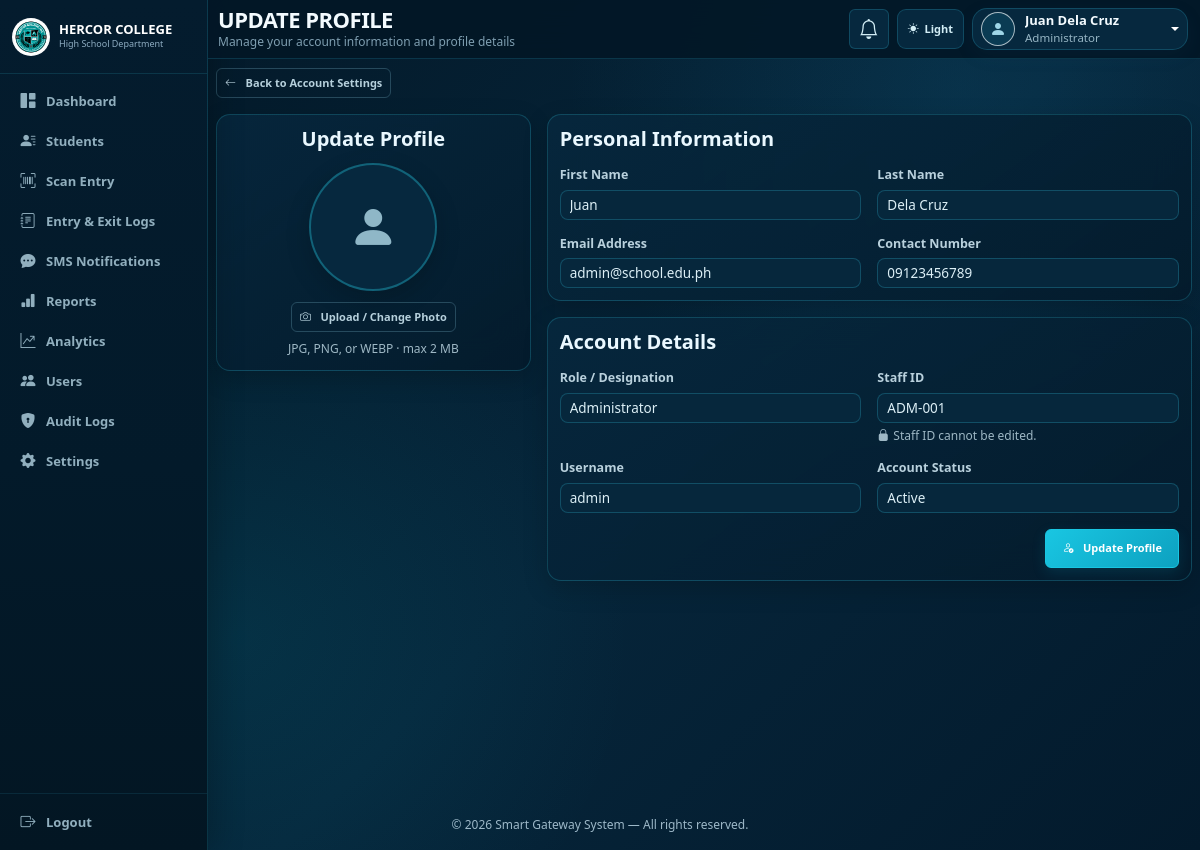
Screenshot of /admin/profile.php (signed in) with the database file from the repository.
### tables this page shows
CREATE TABLE users (
    id INT AUTO_INCREMENT PRIMARY KEY,
    username VARCHAR(50) NOT NULL UNIQUE,
    password VARCHAR(255) NOT NULL,           
    fullname VARCHAR(100) NOT NULL,
    first_name VARCHAR(50) DEFAULT NULL,
    last_name VARCHAR(50) DEFAULT NULL,
    staff_id VARCHAR(50) DEFAULT NULL UNIQUE,
    profile_picture VARCHAR(255) DEFAULT NULL,
    email VARCHAR(100) DEFAULT NULL,
    contact_number VARCHAR(20) DEFAULT NULL,
    role ENUM('Administrator','Staff') NOT NULL DEFAULT 'Staff',
    status ENUM('Active','Inactive') NOT NULL DEFAULT 'Active',
    remember_token VARCHAR(255) DEFAULT NULL,
    failed_attempts INT NOT NULL DEFAULT 0,
    locked_until DATETIME DEFAULT NULL,
    last_login_at DATETIME DEFAULT NULL,
    last_login_ip VARCHAR(45) DEFAULT NULL,
    created_at TIMESTAMP DEFAULT CURRENT_TIMESTAMP,
    updated_at TIMESTAMP DEFAULT CURRENT_TIMESTAMP ON UPDATE CURRENT_TIMESTAMP
);

### database/config.php (called while the page is built, shortened)
<?php
function e($value) {
    return htmlspecialchars((string) $value, ENT_QUOTES, 'UTF-8');
}
function dashboard_url_for_role(?string $role): string {
    return ($role === 'Administrator')
        ? APP_URL . '/admin/dashboard.php'
        : APP_URL . '/admin/staff_dashboard.php';
}

### admin/profile.php (the view, shortened to what this page needs)
<?php
require_once __DIR__ . '/../database/config.php';
$stmt = $pdo->prepare("SELECT * FROM users WHERE id = ? LIMIT 1");
$stmt->execute([$_SESSION['user_id']]);
$user = $stmt->fetch();
$firstName = $user['first_name'] ?? '';
$lastName = $user['last_name'] ?? '';
$photoUrl = !empty($user['profile_picture']) ? APP_URL . '/uploads/' . ltrim($user['profile_picture'], '/') : '';
$pageHeading = 'Update Profile';
$pageSubheading = 'Manage your account information and profile details';
$activePage = 'profile';
require_once __DIR__ . '/../includes/header.php';
?>
<?php require_once __DIR__ . '/../includes/sidebar.php'; ?>
<div class="sg-content">
    <?php require_once __DIR__ . '/../includes/navbar.php'; ?>
    <main class="sg-main sg-profile-page">
        <div class="mb-3">
            <a href="<?= APP_URL ?>/admin/<?= (($_SESSION['role'] ?? '') === 'Administrator' ? 'settings.php' : 'staff_settings.php') ?>" class="btn btn-outline-secondary btn-sm"><i class="bi bi-arrow-left me-1"></i>Back to Account Settings</a>
        </div>
        <form method="POST" enctype="multipart/form-data" autocomplete="off">
            <div class="row g-3">
                <div class="col-lg-4">
                    <div class="sg-card text-center sg-profile-summary-card">
                        <h5 class="fw-bold mb-3">Update Profile</h5>
                        <div class="sg-profile-photo-wrap mx-auto mb-3">
                            <?php if ($photoUrl): ?><img src="<?= e($photoUrl) ?>" alt="Profile picture" id="profilePreview"><?php else: ?><div class="sg-profile-photo-placeholder" id="profilePreview"><i class="bi bi-person-fill"></i></div><?php endif; ?>
                        </div>
                        <label class="btn btn-outline-secondary btn-sm" for="profilePicture"><i class="bi bi-camera me-1"></i>Upload / Change Photo</label>
                        <p class="small text-muted mt-2 mb-0">JPG, PNG, or WEBP · max 2 MB</p>
                    </div>
                </div>
                <div class="col-lg-8">
                    <div class="sg-card sg-profile-information-card">
                        <h5 class="fw-bold mb-3">Personal Information</h5>
                        <div class="row g-3">
                            <div class="col-md-6"><label class="form-label">First Name</label><input type="text" name="first_name" class="form-control" value="<?= e($firstName) ?>" required></div>
                            <div class="col-md-6"><label class="form-label">Last Name</label><input type="text" name="last_name" class="form-control" value="<?= e($lastName) ?>" required></div>
                            <div class="col-md-6"><label class="form-label">Email Address</label><input type="email" name="email" class="form-control" value="<?= e($user['email'] ?? '') ?>"></div>
                            <div class="col-md-6"><label class="form-label">Contact Number</label><input type="text" name="contact_number" class="form-control" value="<?= e($user['contact_number'] ?? '') ?>"></div>
                        </div>
                    </div>
                    <div class="sg-card mt-3 sg-account-details-card">
                        <h5 class="fw-bold mb-3">Account Details</h5>
                        <div class="row g-3">
                            <div class="col-md-6"><label class="form-label">Role / Designation</label><input type="text" class="form-control" value="<?= e($user['role']) ?>" readonly></div>
                            <div class="col-md-6"><label class="form-label">Staff ID</label><input type="text" class="form-control" value="<?= e($user['staff_id'] ?? '') ?>" readonly aria-readonly="true"><small class="text-muted d-block mt-1"><i class="bi bi-lock-fill me-1"></i>Staff ID cannot be edited.</small></div>
                            <div class="col-md-6"><label class="form-label">Username</label><input type="text" class="form-control" value="<?= e($user['username']) ?>" readonly></div>
                            <div class="col-md-6"><label class="form-label">Account Status</label><input type="text" class="form-control" value="<?= e($user['status']) ?>" readonly></div>
                        </div>
                        <div class="text-end mt-4"><button type="submit" class="btn btn-sg-primary"><i class="bi bi-person-check me-1"></i>Update Profile</button></div>
                    </div>
                </div>
            </div>
        </form>
    </main>
</div>
<?php require_once __DIR__ . '/../includes/footer.php'; ?>

### includes/header.php (shortened to what this page needs)
<!DOCTYPE html>
<html lang="en">
<head>
<link href="<?= APP_URL ?>/assets/fonts/inter/inter.css" rel="stylesheet">
<link href="<?= APP_URL ?>/assets/vendor/bootstrap/css/bootstrap.min.css" rel="stylesheet">
<link rel="stylesheet" href="<?= APP_URL ?>/assets/vendor/bootstrap-icons/bootstrap-icons.min.css">
<link rel="stylesheet" href="<?= APP_URL ?>/assets/vendor/sweetalert2/sweetalert2.min.css">
<link rel="stylesheet" href="<?= APP_URL ?>/assets/css/style.css">
<link rel="stylesheet" href="<?= APP_URL ?>/assets/css/polish.css">
</head>
<body>

### includes/sidebar.php
<?php
$activePage = $activePage ?? '';
function nav_active($page, $current) { return $page === $current ? 'active' : ''; }
$role = $_SESSION['role'] ?? 'Staff';
$dashboardUrl = dashboard_url_for_role($role);
?>
<aside class="sg-sidebar" id="sgSidebar">
    <div class="brand sg-college-brand">
        <div class="crest has-image">
            <img src="<?= APP_URL ?>/assets/images/logo/school-logo.png" alt="Hercor College Logo">
        </div>
        <div>
            <strong>HERCOR COLLEGE</strong>
            <small>High School Department</small>
        </div>
    </div>
    <nav class="nav flex-column py-2 flex-grow-1">
        <a class="nav-link <?= nav_active('dashboard', $activePage) ?>" href="<?= e($dashboardUrl) ?>">
            <i class="bi bi-grid-1x2-fill"></i> Dashboard
        </a>
        <?php if ($role === 'Administrator'): ?>
        <a class="nav-link <?= nav_active('students', $activePage) ?>" href="<?= APP_URL ?>/admin/students.php">
            <i class="bi bi-person-lines-fill"></i> Students
        </a>
        <?php endif; ?>
        <a class="nav-link <?= nav_active('scanner', $activePage) ?>" href="<?= APP_URL ?>/admin/scanner.php">
            <i class="bi bi-upc-scan"></i> Scan Entry
        </a>
        <a class="nav-link <?= nav_active('entry_logs', $activePage) ?>" href="<?= APP_URL ?>/admin/entry_logs.php">
            <i class="bi bi-journal-text"></i> Entry &amp; Exit Logs
        </a>
        <a class="nav-link <?= nav_active('sms', $activePage) ?>" href="<?= APP_URL ?>/admin/sms_notifications.php">
            <i class="bi bi-chat-dots-fill"></i> SMS Notifications
        </a>
        <a class="nav-link <?= nav_active('reports', $activePage) ?>" href="<?= APP_URL ?>/admin/reports.php">
            <i class="bi bi-bar-chart-fill"></i> Reports
        </a>
        <a class="nav-link <?= nav_active('analytics', $activePage) ?>" href="<?= APP_URL ?>/admin/analytics.php">
            <i class="bi bi-graph-up-arrow"></i> Analytics
        </a>
        <?php if ($role === 'Administrator'): ?>
        <a class="nav-link <?= nav_active('users', $activePage) ?>" href="<?= APP_URL ?>/admin/users.php">
            <i class="bi bi-people-fill"></i> Users
        </a>
        <?php endif; ?>
        <a class="nav-link <?= nav_active('audit_logs', $activePage) ?>" href="<?= APP_URL ?>/admin/audit_logs.php">
            <i class="bi bi-shield-lock-fill"></i> Audit Logs
        </a>
        <a class="nav-link <?= nav_active('settings', $activePage) ?>" href="<?= APP_URL ?>/admin/<?= $role === 'Administrator' ? 'settings.php' : 'staff_settings.php' ?>">
            <i class="bi bi-gear-fill"></i> Settings
        </a>
    </nav>
    <div class="p-3 border-top border-secondary border-opacity-25">
        <a href="<?= APP_URL ?>/admin/logout.php" class="nav-link text-white-50">
            <i class="bi bi-box-arrow-right"></i> Logout
        </a>
    </div>
</aside>

### includes/navbar.php (shortened to what this page needs)
<?php
$pageHeading = $pageHeading ?? 'Dashboard';
$pageSubheading = $pageSubheading ?? '';
$userFullname = $_SESSION['fullname'] ?? 'User';
$userRole = $_SESSION['role'] ?? 'Staff';
$userPhoto = $_SESSION['profile_picture'] ?? null;
$userPhotoUrl = $userPhoto ? APP_URL . '/uploads/' . ltrim($userPhoto, '/') : '';
?>
<div class="sg-topbar sg-dashboard-topbar">
    <div class="sg-dashboard-title-wrap">
        <div>
            <h1><?= e(strtoupper($pageHeading)) ?></h1>
            <?php if ($pageSubheading !== ''): ?><p><?= e($pageSubheading) ?></p><?php endif; ?>
        </div>
    </div>
    <div class="sg-topbar-actions">
        <div class="sg-dashboard-actions">
        <div class="dropdown">
            <button class="btn sg-notification-button position-relative" type="button" id="sgNotifBtn" data-bs-toggle="dropdown" aria-expanded="false" aria-label="Notifications">
                <i class="bi bi-bell fs-5"></i>
            </button>
        </div>
        <button type="button" class="btn sg-theme-toggle" id="sgThemeToggle" aria-label="Switch theme" title="Switch theme">
            <i class="bi bi-sun-fill"></i><span class="sg-theme-label">Light</span>
        </button>
        </div>
        <div class="sg-admin-profile dropdown">
        <button class="sg-profile-button dropdown-toggle" type="button" data-bs-toggle="dropdown" aria-expanded="false">
            <span class="sg-profile-avatar">
                <?php if ($userPhotoUrl): ?>
                    <img src="<?= e($userPhotoUrl) ?>" alt="<?= e($userFullname) ?>">
                <?php else: ?>
                    <i class="bi bi-person-fill"></i>
                <?php endif; ?>
            </span>
            <span class="sg-profile-copy">
                <strong><?= e($userFullname) ?></strong>
                <small><?= e($userRole) ?></small>
            </span>
        </button>
    </div>
    </div>
</div>

### includes/footer.php (shortened to what this page needs)
    <footer class="text-center text-muted small py-3">
        &copy; <?= date('Y') ?> Smart Gateway System — All rights reserved.
    </footer>
</body>
</html>

### assets/css/polish.css (style rules this page uses)
html[data-theme="dark"], html:not([data-theme]) { color-scheme: dark; --sgp-text:#edf9ff; --sgp-text-2:#cfe2ec; --sgp-muted:#9db8c8; --sgp-border:rgba(94,190,211,.24); --sgp-surface-2:rgba(255,255,255,.045); --sgp-accent:#21d6ef; --sgp-focus:#5ee6f7; --sgp-th-bg:rgba(25,201,232,.08); --sgp-row-hover:rgba(25,201,232,.07); --sgp-input-bg:rgba(3,24,39,.72); }
body { font-size:14px; line-height:1.5; }
.sg-sidebar .brand strong { font-size:14px; }
.sg-sidebar .brand small { font-size:10.5px; }
.sg-sidebar .nav-link { font-size:13px; min-height:36px; gap:10px !important; }
.sg-sidebar .nav-link i { font-size:15px; width:16px; }
.sg-dashboard-title-wrap h1, .sg-topbar h1 { font-size:clamp(17px,2vw,22px) !important; line-height:1.15; letter-spacing:.01em; }
.sg-dashboard-title-wrap p, .sg-topbar p { font-size:12px !important; }
.sg-profile-copy strong, .sg-profile-copy .name { font-size:13px; }
.sg-profile-copy small, .sg-profile-copy .role { font-size:11.5px; }
.form-label { font-size:12.5px; font-weight:600; margin-bottom:.3rem !important; }
.form-text, small, .small { font-size:12px; }
.form-control, .form-select { font-size:13.5px !important; min-height:38px; border-radius:8px !important; }
.btn { font-size:13px; font-weight:600; border-radius:8px; min-height:36px; display:inline-flex; align-items:center; justify-content:center; gap:.35rem; }
.btn-sm { font-size:12.5px; min-height:30px; }
.form-control[readonly] { opacity:1; }
.text-muted, .form-text, .sg-stat-sub, .sg-report-note, .sg-report-meta, .sg-report-footer { color:var(--sgp-muted) !important; }
html[data-theme="light"] .form-control::placeholder, html[data-theme="dark"] .form-control::placeholder { opacity:1; }
html[data-theme="dark"] .form-control::placeholder { color:#7f9db0 !important; }
.sg-dashboard-card, .sg-card { border-radius:12px; }
.sg-card .mb-3, .sg-card .mb-4 { margin-bottom:.7rem !important; }
.sg-topbar, .sg-dashboard-topbar { flex-wrap:nowrap; gap:10px; min-height:56px; }
.sg-dashboard-title-wrap { min-width:0; flex:1 1 auto; }
.sg-dashboard-title-wrap > div { min-width:0; }
.sg-dashboard-title-wrap h1 { white-space:nowrap; overflow:hidden; text-overflow:ellipsis; }
.sg-topbar-actions { flex:0 0 auto; }
.sg-profile-copy strong, .sg-profile-copy small { max-width:150px; overflow:hidden; text-overflow:ellipsis; white-space:nowrap; display:block; }
.sg-notification-button, .sg-theme-toggle, .sg-profile-button, #sgSidebarToggle { min-width:40px; min-height:40px; }
html, body { max-width:100%; overflow-x:hidden; }
.sg-content, .sg-main, .sg-dashboard-content, .sg-dashboard-main { min-width:0; width:100%; }
.sg-main > .row, .sg-main > .d-flex, .sg-main > .sg-card, .sg-main .row > [class*="col-"] { min-width:0; }
.sg-card { max-width:100%; overflow:hidden; }
.sg-main .form-control, .sg-main .form-select { max-width:100%; }
.sg-main .btn { max-width:100%; }
.sg-content, .sg-dashboard-content { margin-left:208px !important; width:calc(100% - 208px) !important; max-width:calc(100% - 208px) !important; min-width:0 !important; overflow-x:clip; }
.sg-main, .sg-dashboard-main { width:100% !important; max-width:100% !important; min-width:0 !important; overflow-x:clip; }
.sg-main .row > [class*="col-"] { min-width:0 !important; }

### rows the page displays
users: first_name "Juan", last_name "Dela Cruz", email "admin@school.edu.ph", contact_number "09123456789", role "Administrator", staff "ADM-001", username "admin", status "Active"

### other values shown
$pageHeading "UPDATE PROFILE"
$pageSubheading "Manage your account information and profile details"
$userFullname "Juan Dela Cruz"
$userRole "Administrator"
